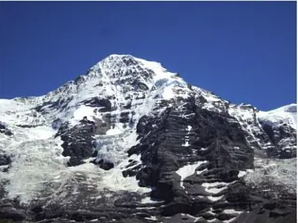
#> input picture images/image_1.1.png, 298 x 223 px, found by its file name
$ python 'Blending Images.py'
#> lines starting #> are read from the running program, lines starting #| are printed output that depends on the picture
import cv2 as cv
import numpy as np
import matplotlib.pyplot as plt

imageOne = cv.imread("/Users/PedroVitorPereira/Documents/GitHub/Masters-in-Computer-Science/Implementation-of-Homography-and-RASAC-algorithms-to-obtain-panoramic-images/images/image_1.1.png")
#> imageOne is the input picture: shape (223, 298, 3); mean B, G, R 133.8, 103.5, 92.1
imageTow  =  cv.imread("/Users/PedroVitorPereira/Documents/GitHub/Masters-in-Computer-Science/Implementation-of-Homography-and-RASAC-algorithms-to-obtain-panoramic-images/images/image_1.2.png")
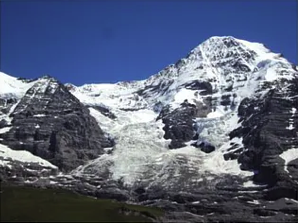
#> input picture images/image_1.2.png, 298 x 223 px, found by its file name
#> imageTow is the input picture: shape (223, 298, 3); mean B, G, R 121.7, 98.5, 89.6

#One
result = cv.addWeighted(imageOne, 0.3, imageTow, 0.7, 0.0)
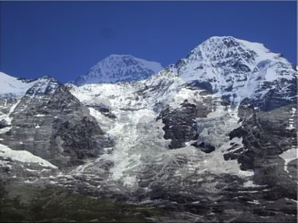
#> result: shape (223, 298, 3); mean B, G, R 125.3, 100, 90.3

cv.imshow('blend', result)
cv.waitKey(0)
#cv.imshow('img1', imageOne)
#cv.imshow('img2', imageTow)


#Tow

print(f"7 - Blending Images using Seamless Cloning")

# Convert images to the format supported by cv.seamlessClone()
img1 = cv.cvtColor(imageOne, cv.COLOR_BGR2GRAY).astype(np.uint32)
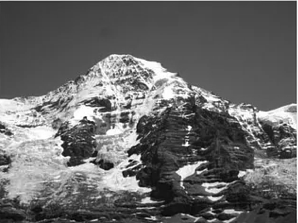
#> img1: shape (223, 298) uint32; min 0, max 255, mean 103.5
img2 = cv.cvtColor(imageTow, cv.COLOR_BGR2GRAY).astype(np.uint32)
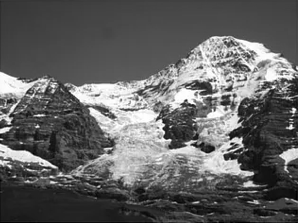
#> img2: shape (223, 298) uint32; min 0, max 255, mean 98.5

# Get the image shapes
img_shape = img1.shape
#> img_shape = (223, 298)

# Create a mask for the blending region
mask = np.ones(img_shape, dtype=np.uint8)

# Get the center of the left image
center = (img_shape[1] // 2, img_shape[0] // 2)
#> center = (149, 111)

# Perform seamless cloning to blend the images
#> (the run stopped early here; a loop or call above may not have finished)
